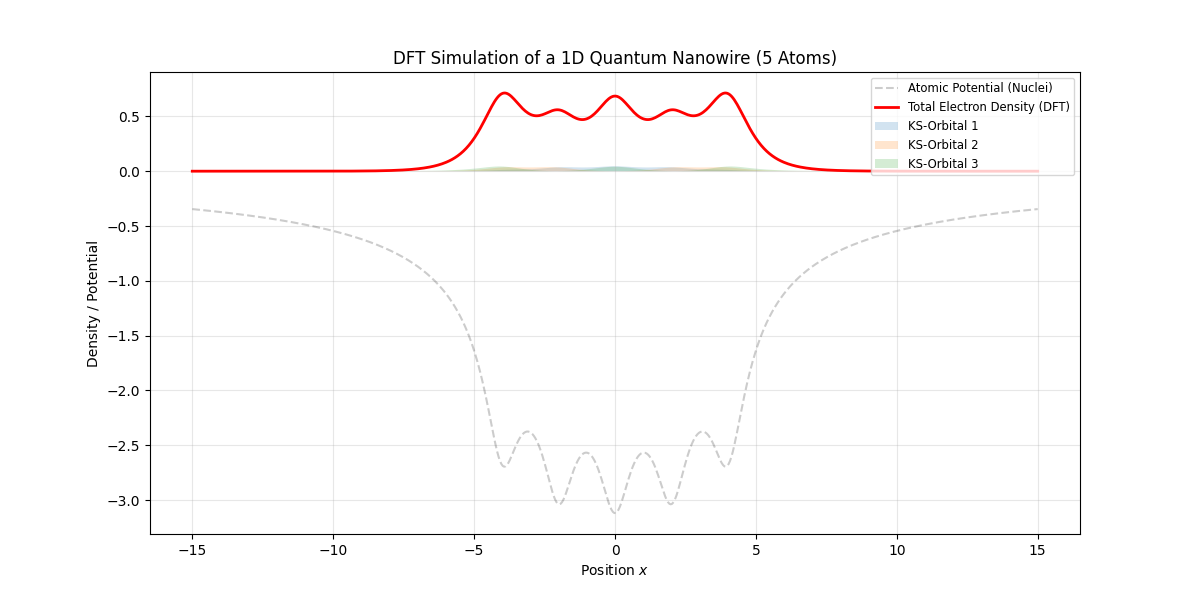

This chart was generated by the following Python code:
import numpy as np
import matplotlib.pyplot as plt
from scipy import sparse
from scipy.sparse.linalg import eigsh
from scipy.integrate import trapezoid

def solve_dft_1d(n_electrons=6, n_points=600, L=15, max_iter=30, tol=1e-6):
    """
    Solves for a 1D 'Quantum Nanowire' (Atomic Chain) using Density Functional Theory (DFT).
    Includes the Local Density Approximation (LDA) for Exchange-Correlation.
    """
    x = np.linspace(-L, L, n_points)
    dx = x[1] - x[0]
    
    # 1. Kinetic Energy
    e = np.ones(n_points)
    T = -0.5 * sparse.spdiags([e, -2*e, e], [-1, 0, 1], n_points, n_points) / dx**2

    # 2. External Potential: A chain of atoms (Z=1 each)
    # Positions of atoms
    atom_pos = np.array([-4, -2, 0, 2, 4])
    V_ext = np.zeros_like(x)
    soft_a = 0.6
    for pos in atom_pos:
        V_ext -= 1.0 / np.sqrt((x - pos)**2 + soft_a**2)
    
    # 3. LDA Exchange-Correlation Functional (Toy 1D version)
    def get_v_xc(rho):
        # Local Density Approximation for 1D exchange
        # V_xc approx -rho^(1/3)
        return - (3/np.pi * rho)**(1/3)

    # Initial Guess: uniform density
    rho = np.ones_like(x) * (n_electrons / (2 * L))
    
    E_old = 0
    alpha = 0.4 # Mixing (Damping)
    
    print(f"Starting DFT iterations for {len(atom_pos)}-atom chain ({n_electrons} electrons)...")

    for i in range(max_iter):
        # Hartree Potential (Repulsion)
        V_h = np.zeros_like(x)
        for j in range(n_points):
            kernel = 1.0 / np.sqrt((x[j] - x)**2 + soft_a**2)
            V_h[j] = trapezoid(rho * kernel, x)
            
        # Exchange-Correlation Potential
        V_xc = get_v_xc(rho)
        
        # Total Kohn-Sham Hamiltonian
        H_ks = T + sparse.diags(V_ext + V_h + V_xc)
        
        # Solve for Orbitals (Occupying n_electrons/2 spatial levels due to spin)
        n_levels = int(np.ceil(n_electrons / 2))
        evals, evecs = eigsh(H_ks, k=n_levels, which='SA')
        
        # New Density
        new_rho = np.zeros_like(x)
        for n in range(n_levels):
            occ = 2 if n < n_electrons // 2 else (n_electrons % 2)
            new_rho += occ * np.abs(evecs[:, n])**2
        
        new_rho *= (n_electrons / (trapezoid(new_rho, x) + 1e-10))
        
        # Convergence check
        E_total = np.sum(evals)
        if abs(E_total - E_old) < tol:
            print(f"DFT Converged at iteration {i}!")
            break
            
        # Update density with mixing
        rho = alpha * new_rho + (1 - alpha) * rho
        E_old = E_total
        if i % 5 == 0:
            print(f"Iteration {i}: Energy = {E_total:.6f}")

    return x, evals, evecs, rho, V_ext

def plot_dft(x, evals, orbitals, rho, V_ext):
    plt.figure(figsize=(12, 6))
    plt.plot(x, V_ext, 'k--', alpha=0.2, label='Atomic Potential (Nuclei)')
    plt.plot(x, rho, 'r-', lw=2, label='Total Electron Density (DFT)')
    
    # Fill orbitals
    for i in range(orbitals.shape[1]):
        plt.fill_between(x, 0, np.abs(orbitals[:,i])**2 * 5, alpha=0.2, label=f'KS-Orbital {i+1}')
        
    plt.title('DFT Simulation of a 1D Quantum Nanowire (5 Atoms)')
    plt.xlabel('Position $x$')
    plt.ylabel('Density / Potential')
    plt.legend(loc='upper right', fontsize='small')
    plt.grid(True, alpha=0.3)
    plt.savefig('simulations/dft_nanowire.png')
    print("Plot saved to simulations/dft_nanowire.png")

if __name__ == "__main__":
    x, E, psi, rho, V = solve_dft_1d()
    plot_dft(x, E, psi, rho, V)
